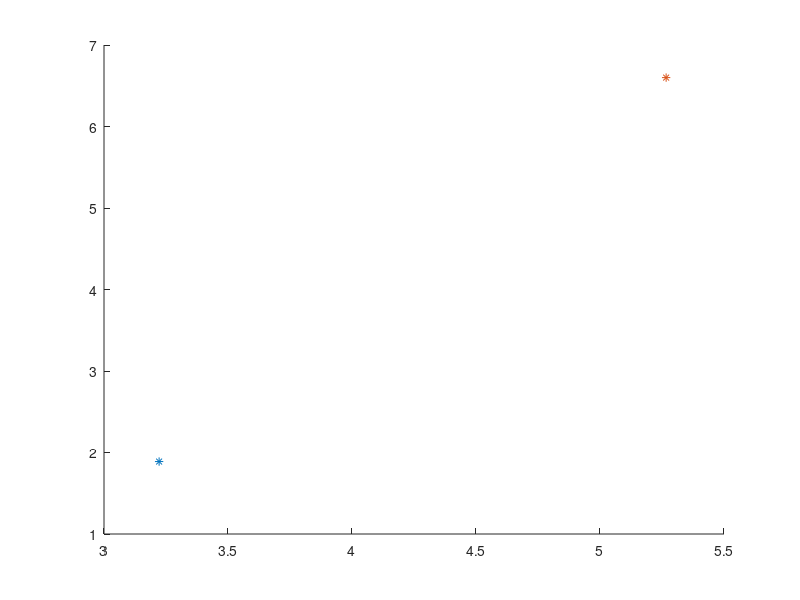

MATLAB code for this plot:
%% 连通域分析
IMG4 = load('img_Bin.dat');

[L, num] = bwlabel(IMG4);  % 标记连通域

% 遍历每个连通域
for region = 1:num
    % 找到当前连通域的所有像素的坐标
    [rows, cols] = find(L == region);
    
    % 获取当前连通域的像素灰度值
    pixel_values = IMG4(L == region);
    
    % 像素数量
    N = length(rows);
    
    %不加权灰度值
    sum_x = sum(cols);
    sum_y = sum(rows);
    x = sum_x/N;
    y = sum_y/N;
    
    %二值化后每个连通域的x坐标累加值
    fprintf('连通域 %d 的x坐标累加值: %.3f\n',region ,sum_x);
    %二值化后每个连通域的y坐标累加值
    fprintf('连通域 %d 的y坐标累加值: %.3f\n',region ,sum_y);
    %二值化后每个连通域的亮度总和
    fprintf('连通域 %d 的面积总和: %.3f\n',region ,N);
    % 输出质心
    fprintf('连通域 %d 的形心: (%.2f, %.2f)\n\n', region, x, y);
   
    %作图
    hold on;plot(x,y,'*');

end
